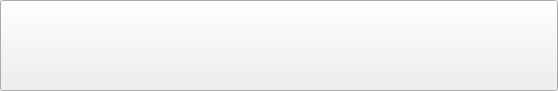
<?xml version="1.0" encoding="UTF-8"?>
<ui version="4.0">
 <class>PLSLoadingCombox</class>
 <widget class="QPushButton" name="PLSLoadingCombox">
  <property name="geometry">
   <rect>
    <x>0</x>
    <y>0</y>
    <width>558</width>
    <height>91</height>
   </rect>
  </property>
  <property name="windowTitle">
   <string>Form</string>
  </property>
  <property name="checkable">
   <bool>true</bool>
  </property>
  <layout class="QHBoxLayout" name="horizontalLayout">
   <property name="spacing">
    <number>0</number>
   </property>
   <property name="leftMargin">
    <number>0</number>
   </property>
   <property name="topMargin">
    <number>0</number>
   </property>
   <property name="rightMargin">
    <number>0</number>
   </property>
   <property name="bottomMargin">
    <number>0</number>
   </property>
   <item>
    <spacer name="horizontalSpacer">
     <property name="orientation">
      <enum>Qt::Horizontal</enum>
     </property>
     <property name="sizeType">
      <enum>QSizePolicy::Fixed</enum>
     </property>
     <property name="sizeHint" stdset="0">
      <size>
       <width>12</width>
       <height>20</height>
      </size>
     </property>
    </spacer>
   </item>
   <item>
    <widget class="QLabel" name="titleLabel">
     <property name="text">
      <string/>
     </property>
    </widget>
   </item>
   <item>
    <spacer name="horizontalSpacer_3">
     <property name="orientation">
      <enum>Qt::Horizontal</enum>
     </property>
     <property name="sizeType">
      <enum>QSizePolicy::Fixed</enum>
     </property>
     <property name="sizeHint" stdset="0">
      <size>
       <width>10</width>
       <height>20</height>
      </size>
     </property>
    </spacer>
   </item>
   <item>
    <widget class="QLabel" name="arrowLabel">
     <property name="text">
      <string/>
     </property>
     <property name="alignment">
      <set>Qt::AlignCenter</set>
     </property>
    </widget>
   </item>
  </layout>
 </widget>
 <resources/>
 <connections/>
</ui>
